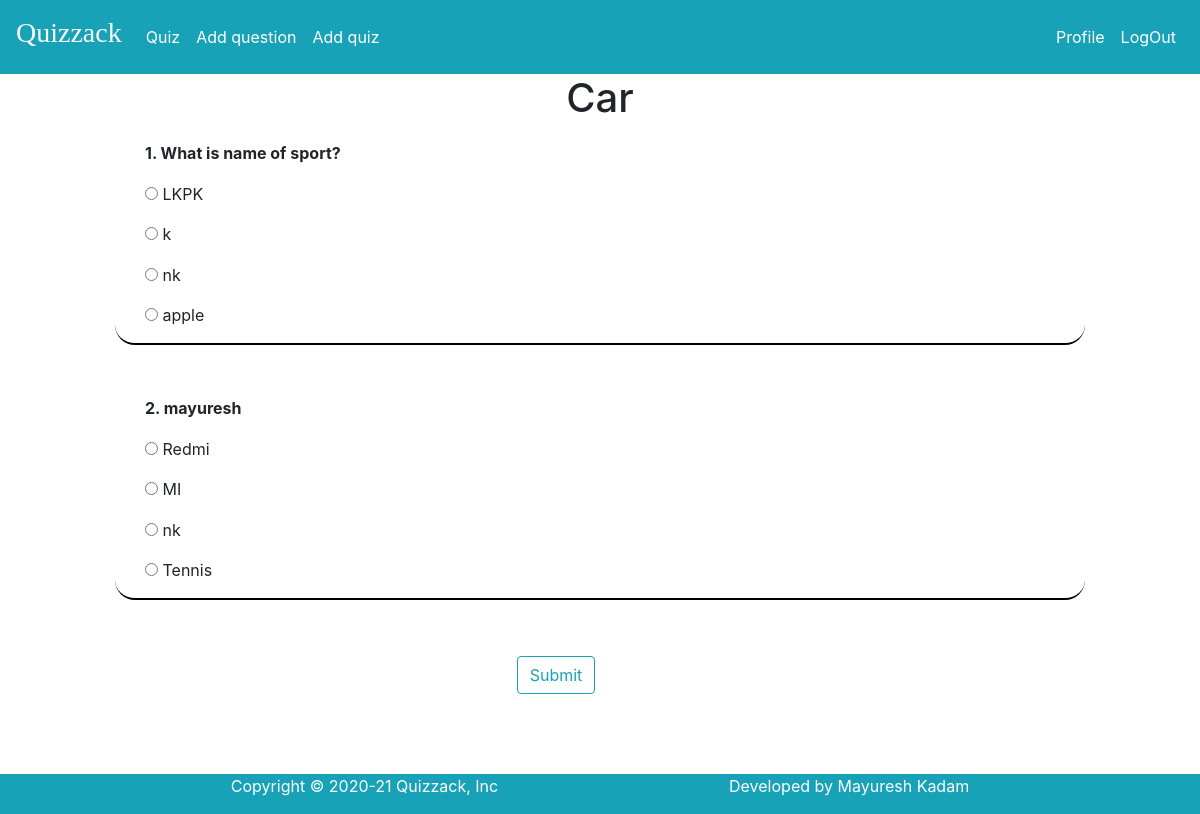
/quiz_catalog/quiz_page/car (signed in), run on the app's committed database.
### blog/models.py (models this page shows, shortened)
class quiz(models.Model):
	question = models.CharField(max_length=500, default="")
	option1 = models.CharField(max_length=100, default="")
	option2 = models.CharField(max_length=100, default="")
	option3 = models.CharField(max_length=100, default="")
	option4 = models.CharField(max_length=100, default="")
	answer = models.CharField(max_length=100, default="")
	catogaries = models.CharField(max_length=100,default="")
	hint = models.CharField(max_length=500, default="")
	student = models.ForeignKey(User,on_delete=models.CASCADE)

### blog/views.py (the view)
# urls.py: path('quiz_page/',blog_views.quiz_page, name="quiz_page"),
@login_required
def quiz_page(request,cat):
	try:
		x=quiz.objects.filter(catogaries=cat)
	except:
		messages.success(request,f'Category not selected.')
		return HttpResponseRedirect(request.META.get('HTTP_REFERER'))
	context1={
	 'quizs':x,
	 'totalq':len(x),
	 'category':cat,
	}
	return render(request,'blog/quiz_page.html',context1)

### blog/Templates/blog/quiz_page.html (shortened to what this page needs)
{% extends "blog/base.html" %}
{% block content %}
<div class="row">
<div class="col-sm-1"></div>
<div class="col-sm-10">
<form action="../result" method="POST">
  <div style="text-align: center"><h1>{{category|capfirst}}</h1></div>
  {% for que in quizs%}
  <div class="container" style="border-bottom
  :2px solid black;border-radius: 20px;margin-top:2%;">
    <div class="col-md-10">
      <p><b>{{ forloop.counter }}. {{ que.question }}</b></p>
    </div>
    <div class="col-md-1"></div>
    <div class="col-md-3">
      <p>
      <input type="radio" name="{{ que.id }}" value="{{ que.option1 }}">
      {{ que.option1 }}
    </p>
    </div>
    <div class="col-md-3">
      <p>
      <input type="radio" name="{{ que.id }}" value="{{ que.option2 }}">
      {{ que.option2 }}
    </p>
    </div>
    <div class="col-md-1"></div>
    <div class="col-md-3">
      <p>
      <input type="radio" name="{{ que.id }}" value="{{ que.option3 }}">
      {{ que.option3 }}
    </p>
    </div>
    <div class="col-md-3">
      <p>
      <input class="form_control" type="radio" name="{{ que.id }}" value="{{ que.option4 }}">
      {{ que.option4 }}
    </p>
    </div>
    </div>
  <div class="py-3"></div>
  {% endfor %}
  <br>
  <div class="row">
    <div class="col-sm-5">
    </div>
    <div class="col-xs-2">
      <button type="submit" class="btn btn-outline-info">Submit</button>
    </div>
  </div>
  <br>
  <br>
</form>
</div>
</div>
{% endblock content %}

### data on the page
quiz: question "What is name of sport?", option1 "LKPK", option2 "k", option3 "nk", option4 "apple"
quiz: question "mayuresh", option1 "Redmi", option2 "MI", option3 "nk", option4 "Tennis"

### other printed values
{{ category|capfirst }} "Car"
